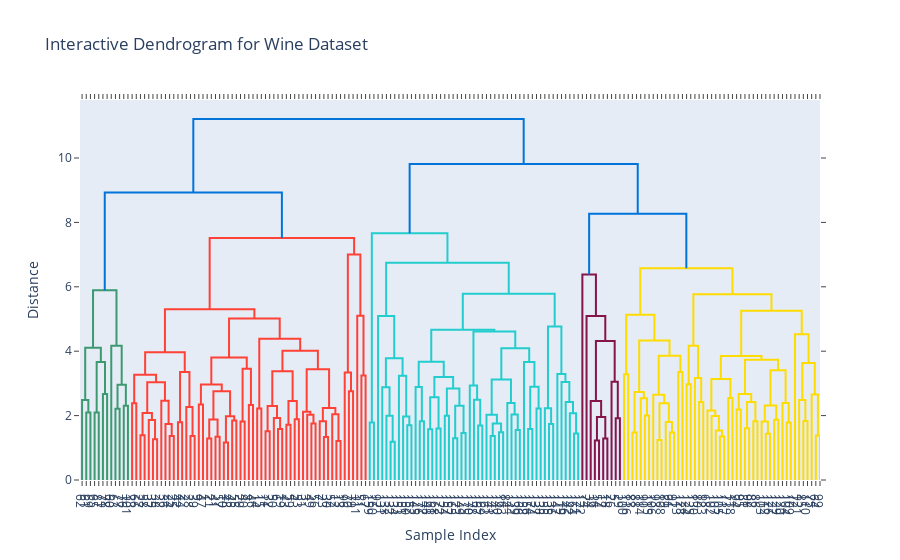

Notebook cell for this chart:
### Markdown cell above
# 2. Hierarchical Clustering

### Code cell
# Import necessary libraries for hierarchical clustering
from sklearn.cluster import AgglomerativeClustering
from scipy.cluster.hierarchy import dendrogram, linkage
import matplotlib.pyplot as plt
import numpy as np
import plotly.figure_factory as ff

# Apply Agglomerative Hierarchical Clustering
# Test with 3 clusters, as the original dataset has 3 classes of wine
hc = AgglomerativeClustering(n_clusters=3, linkage='ward')
hc_labels = hc.fit_predict(X_scaled)

# Visualize the clusters (using first two features for simplicity)
plt.figure(figsize=(10, 6))
plt.scatter(X_scaled[:, 0], X_scaled[:, 1], c=hc_labels, cmap='viridis')
plt.title('Hierarchical Clustering of Wine Dataset (n_clusters=3)')
plt.xlabel('Feature 1 (scaled)')
plt.ylabel('Feature 2 (scaled)')
plt.colorbar(label='Cluster Label')
plt.show()

# Create the interactive dendrogram
fig = ff.create_dendrogram(X_scaled, labels=np.arange(1, X.shape[0] + 1))

# Update the layout for a better title and axis labels
fig.update_layout(
    title='Interactive Dendrogram for Wine Dataset',
    xaxis_title='Sample Index',
    yaxis_title='Distance'
)

fig.show()

### Figure 1 — Plotly figure (JSON) as saved in the notebook; plotly's stock layout.template omitted (floating-point values rounded to 4 significant figures; data arrays with more than 128 entries replaced by an {"elided": "..."} marker saying what was removed)
{"data": [{"hoverinfo": "text", "marker": {"color": "rgb(61,153,112)"}, "mode": "lines", "type": "scatter", "x": [15.0, 15.0, 25.0, 25.0], "xaxis": "x", "y": [0.0, 2.1, 2.1, 0.0], "yaxis": "y"}, {"hoverinfo": "text", "marker": {"color": "rgb(61,153,112)"}, "mode": "lines", "type": "scatter", "x": [5.0, 5.0, 20.0, 20.0], "xaxis": "x", "y": [0.0, 2.486, 2.486, 2.1], "yaxis": "y"}, {"hoverinfo": "text", "marker": {"color": "rgb(61,153,112)"}, "mode": "lines", "type": "scatter", "x": [35.0, 35.0, 45.0, 45.0], "xaxis": "x", "y": [0.0, 2.094, 2.094, 0.0], "yaxis": "y"}, {"hoverinfo": "text", "marker": {"color": "rgb(61,153,112)"}, "mode": "lines", "type": "scatter", "x": [55.0, 55.0, 65.0, 65.0], "xaxis": "x", "y": [0.0, 2.667, 2.667, 0.0], "yaxis": "y"}, {"hoverinfo": "text", "marker": {"color": "rgb(61,153,112)"}, "mode": "lines", "type": "scatter", "x": [40.0, 40.0, 60.0, 60.0], "xaxis": "x", "y": [2.094, 3.666, 3.666, 2.667], "yaxis": "y"}, {"hoverinfo": "text", "marker": {"color": "rgb(61,153,112)"}, "mode": "lines", "type": "scatter", "x": [12.5, 12.5, 50.0, 50.0], "xaxis": "x", "y": [2.486, 4.107, 4.107, 3.666], "yaxis": "y"}, {"hoverinfo": "text", "marker": {"color": "rgb(61,153,112)"}, "mode": "lines", "type": "scatter", "x": [85.0, 85.0, 95.0, 95.0], "xaxis": "x", "y": [0.0, 2.21, 2.21, 0.0], "yaxis": "y"}, {"hoverinfo": "text", "marker": {"color": "rgb(61,153,112)"}, "mode": "lines", "type": "scatter", "x": [105.0, 105.0, 115.0, 115.0], "xaxis": "x", "y": [0.0, 2.309, 2.309, 0.0], "yaxis": "y"}, {"hoverinfo": "text", "marker": {"color": "rgb(61,153,112)"}, "mode": "lines", "type": "scatter", "x": [90.0, 90.0, 110.0, 110.0], "xaxis": "x", "y": [2.21, 2.956, 2.956, 2.309], "yaxis": "y"}, {"hoverinfo": "text", "marker": {"color": "rgb(61,153,112)"}, "mode": "lines", "type": "scatter", "x": [75.0, 75.0, 100.0, 100.0], "xaxis": "x", "y": [0.0, 4.166, 4.166, 2.956], "yaxis": "y"}, {"hoverinfo": "text", "marker": {"color": "rgb(61,153,112)"}, "mode": "lines", "type": "scatter", "x": [31.25, 31.25, 87.5, 87.5], "xaxis": "x", "y": [4.107, 5.89, 5.89, 4.166], "yaxis": "y"}, {"hoverinfo": "text", "marker": {"color": "rgb(255,65,54)"}, "mode": "lines", "type": "scatter", "x": [125.0, 125.0, 135.0, 135.0], "xaxis": "x", "y": [0.0, 2.385, 2.385, 0.0], "yaxis": "y"}, {"hoverinfo": "text", "marker": {"color": "rgb(255,65,54)"}, "mode": "lines", "type": "scatter", "x": [145.0, 145.0, 155.0, 155.0], "xaxis": "x", "y": [0.0, 1.387, 1.387, 0.0], "yaxis": "y"}, {"hoverinfo": "text", "marker": {"color": "rgb(255,65,54)"}, "mode": "lines", "type": "scatter", "x": [175.0, 175.0, 185.0, 185.0], "xaxis": "x", "y": [0.0, 1.268, 1.268, 0.0], "yaxis": "y"}, {"hoverinfo": "text", "marker": {"color": "rgb(255,65,54)"}, "mode": "lines", "type": "scatter", "x": [165.0, 165.0, 180.0, 180.0], "xaxis": "x", "y": [0.0, 1.865, 1.865, 1.268], "yaxis": "y"}, {"hoverinfo": "text", "marker": {"color": "rgb(255,65,54)"}, "mode": "lines", "type": "scatter", "x": [150.0, 150.0, 172.5, 172.5], "xaxis": "x", "y": [1.387, 2.085, 2.085, 1.865], "yaxis": "y"}, {"hoverinfo": "text", "marker": {"color": "rgb(255,65,54)"}, "mode": "lines", "type": "scatter", "x": [215.0, 215.0, 225.0, 225.0], "xaxis": "x", "y": [0.0, 1.363, 1.363, 0.0], "yaxis": "y"}, {"hoverinfo": "text", "marker": {"color": "rgb(255,65,54)"}, "mode": "lines", "type": "scatter", "x": [205.0, 205.0, 220.0, 220.0], "xaxis": "x", "y": [0.0, 1.738, 1.738, 1.363], "yaxis": "y"}, {"hoverinfo": "text", "marker": {"color": "rgb(255,65,54)"}, "mode": "lines", "type": "scatter", "x": [195.0, 195.0, 212.5, 212.5], "xaxis": "x", "y": [0.0, 2.459, 2.459, 1.738], "yaxis": "y"}, {"hoverinfo": "text", "marker": {"color": "rgb(255,65,54)"}, "mode": "lines", "type": "scatter", "x": [161.2, 161.2, 203.8, 203.8], "xaxis": "x", "y": [2.085, 3.038, 3.038, 2.459], "yaxis": "y"}, {"hoverinfo": "text", "marker": {"color": "rgb(255,65,54)"}, "mode": "lines", "type": "scatter", "x": [130.0, 130.0, 182.5, 182.5], "xaxis": "x", "y": [2.385, 3.266, 3.266, 3.038], "yaxis": "y"}, {"hoverinfo": "text", "marker": {"color": "rgb(255,65,54)"}, "mode": "lines", "type": "scatter", "x": [235.0, 235.0, 245.0, 245.0], "xaxis": "x", "y": [0.0, 1.795, 1.795, 0.0], "yaxis": "y"}, {"hoverinfo": "text", "marker": {"color": "rgb(255,65,54)"}, "mode": "lines", "type": "scatter", "x": [265.0, 265.0, 275.0, 275.0], "xaxis": "x", "y": [0.0, 1.365, 1.365, 0.0], "yaxis": "y"}, {"hoverinfo": "text", "marker": {"color": "rgb(255,65,54)"}, "mode": "lines", "type": "scatter", "x": [255.0, 255.0, 270.0, 270.0], "xaxis": "x", "y": [0.0, 2.268, 2.268, 1.365], "yaxis": "y"}, {"hoverinfo": "text", "marker": {"color": "rgb(255,65,54)"}, "mode": "lines", "type": "scatter", "x": [240.0, 240.0, 262.5, 262.5], "xaxis": "x", "y": [1.795, 3.354, 3.354, 2.268], "yaxis": "y"}, {"hoverinfo": "text", "marker": {"color": "rgb(255,65,54)"}, "mode": "lines", "type": "scatter", "x": [156.2, 156.2, 251.2, 251.2], "xaxis": "x", "y": [3.266, 3.966, 3.966, 3.354], "yaxis": "y"}, {"hoverinfo": "text", "marker": {"color": "rgb(255,65,54)"}, "mode": "lines", "type": "scatter", "x": [285.0, 285.0, 295.0, 295.0], "xaxis": "x", "y": [0.0, 2.341, 2.341, 0.0], "yaxis": "y"}, {"hoverinfo": "text", "marker": {"color": "rgb(255,65,54)"}, "mode": "lines", "type": "scatter", "x": [305.0, 305.0, 315.0, 315.0], "xaxis": "x", "y": [0.0, 1.288, 1.288, 0.0], "yaxis": "y"}, {"hoverinfo": "text", "marker": {"color": "rgb(255,65,54)"}, "mode": "lines", "type": "scatter", "x": [325.0, 325.0, 335.0, 335.0], "xaxis": "x", "y": [0.0, 1.344, 1.344, 0.0], "yaxis": "y"}, {"hoverinfo": "text", "marker": {"color": "rgb(255,65,54)"}, "mode": "lines", "type": "scatter", "x": [310.0, 310.0, 330.0, 330.0], "xaxis": "x", "y": [1.288, 1.88, 1.88, 1.344], "yaxis": "y"}, {"hoverinfo": "text", "marker": {"color": "rgb(255,65,54)"}, "mode": "lines", "type": "scatter", "x": [345.0, 345.0, 355.0, 355.0], "xaxis": "x", "y": [0.0, 1.164, 1.164, 0.0], "yaxis": "y"}, {"hoverinfo": "text", "marker": {"color": "rgb(255,65,54)"}, "mode": "lines", "type": "scatter", "x": [365.0, 365.0, 375.0, 375.0], "xaxis": "x", "y": [0.0, 1.852, 1.852, 0.0], "yaxis": "y"}, {"hoverinfo": "text", "marker": {"color": "rgb(255,65,54)"}, "mode": "lines", "type": "scatter", "x": [350.0, 350.0, 370.0, 370.0], "xaxis": "x", "y": [1.164, 1.982, 1.982, 1.852], "yaxis": "y"}, {"hoverinfo": "text", "marker": {"color": "rgb(255,65,54)"}, "mode": "lines", "type": "scatter", "x": [320.0, 320.0, 360.0, 360.0], "xaxis": "x", "y": [1.88, 2.754, 2.754, 1.982], "yaxis": "y"}, {"hoverinfo": "text", "marker": {"color": "rgb(255,65,54)"}, "mode": "lines", "type": "scatter", "x": [290.0, 290.0, 340.0, 340.0], "xaxis": "x", "y": [2.341, 2.964, 2.964, 2.754], "yaxis": "y"}, {"hoverinfo": "text", "marker": {"color": "rgb(255,65,54)"}, "mode": "lines", "type": "scatter", "x": [385.0, 385.0, 395.0, 395.0], "xaxis": "x", "y": [0.0, 1.82, 1.82, 0.0], "yaxis": "y"}, {"hoverinfo": "text", "marker": {"color": "rgb(255,65,54)"}, "mode": "lines", "type": "scatter", "x": [405.0, 405.0, 415.0, 415.0], "xaxis": "x", "y": [0.0, 2.329, 2.329, 0.0], "yaxis": "y"}, {"hoverinfo": "text", "marker": {"color": "rgb(255,65,54)"}, "mode": "lines", "type": "scatter", "x": [390.0, 390.0, 410.0, 410.0], "xaxis": "x", "y": [1.82, 3.456, 3.456, 2.329], "yaxis": "y"}, {"hoverinfo": "text", "marker": {"color": "rgb(255,65,54)"}, "mode": "lines", "type": "scatter", "x": [315.0, 315.0, 400.0, 400.0], "xaxis": "x", "y": [2.964, 3.803, 3.803, 3.456], "yaxis": "y"}, {"hoverinfo": "text", "marker": {"color": "rgb(255,65,54)"}, "mode": "lines", "type": "scatter", "x": [425.0, 425.0, 435.0, 435.0], "xaxis": "x", "y": [0.0, 2.218, 2.218, 0.0], "yaxis": "y"}, {"hoverinfo": "text", "marker": {"color": "rgb(255,65,54)"}, "mode": "lines", "type": "scatter", "x": [445.0, 445.0, 455.0, 455.0], "xaxis": "x", "y": [0.0, 1.513, 1.513, 0.0], "yaxis": "y"}, {"hoverinfo": "text", "marker": {"color": "rgb(255,65,54)"}, "mode": "lines", "type": "scatter", "x": [475.0, 475.0, 485.0, 485.0], "xaxis": "x", "y": [0.0, 1.581, 1.581, 0.0], "yaxis": "y"}, {"hoverinfo": "text", "marker": {"color": "rgb(255,65,54)"}, "mode": "lines", "type": "scatter", "x": [465.0, 465.0, 480.0, 480.0], "xaxis": "x", "y": [0.0, 1.927, 1.927, 1.581], "yaxis": "y"}, {"hoverinfo": "text", "marker": {"color": "rgb(255,65,54)"}, "mode": "lines", "type": "scatter", "x": [450.0, 450.0, 472.5, 472.5], "xaxis": "x", "y": [1.513, 2.301, 2.301, 1.927], "yaxis": "y"}, {"hoverinfo": "text", "marker": {"color": "rgb(255,65,54)"}, "mode": "lines", "type": "scatter", "x": [495.0, 495.0, 505.0, 505.0], "xaxis": "x", "y": [0.0, 1.715, 1.715, 0.0], "yaxis": "y"}, {"hoverinfo": "text", "marker": {"color": "rgb(255,65,54)"}, "mode": "lines", "type": "scatter", "x": [515.0, 515.0, 525.0, 525.0], "xaxis": "x", "y": [0.0, 1.883, 1.883, 0.0], "yaxis": "y"}, {"hoverinfo": "text", "marker": {"color": "rgb(255,65,54)"}, "mode": "lines", "type": "scatter", "x": [500.0, 500.0, 520.0, 520.0], "xaxis": "x", "y": [1.715, 2.454, 2.454, 1.883], "yaxis": "y"}, {"hoverinfo": "text", "marker": {"color": "rgb(255,65,54)"}, "mode": "lines", "type": "scatter", "x": [461.2, 461.2, 510.0, 510.0], "xaxis": "x", "y": [2.301, 3.381, 3.381, 2.454], "yaxis": "y"}, {"hoverinfo": "text", "marker": {"color": "rgb(255,65,54)"}, "mode": "lines", "type": "scatter", "x": [555.0, 555.0, 565.0, 565.0], "xaxis": "x", "y": [0.0, 1.757, 1.757, 0.0], "yaxis": "y"}, {"hoverinfo": "text", "marker": {"color": "rgb(255,65,54)"}, "mode": "lines", "type": "scatter", "x": [545.0, 545.0, 560.0, 560.0], "xaxis": "x", "y": [0.0, 2.026, 2.026, 1.757], "yaxis": "y"}, {"hoverinfo": "text", "marker": {"color": "rgb(255,65,54)"}, "mode": "lines", "type": "scatter", "x": [535.0, 535.0, 552.5, 552.5], "xaxis": "x", "y": [0.0, 2.117, 2.117, 2.026], "yaxis": "y"}, {"hoverinfo": "text", "marker": {"color": "rgb(255,65,54)"}, "mode": "lines", "type": "scatter", "x": [585.0, 585.0, 595.0, 595.0], "xaxis": "x", "y": [0.0, 1.336, 1.336, 0.0], "yaxis": "y"}, {"hoverinfo": "text", "marker": {"color": "rgb(255,65,54)"}, "mode": "lines", "type": "scatter", "x": [575.0, 575.0, 590.0, 590.0], "xaxis": "x", "y": [0.0, 1.827, 1.827, 1.336], "yaxis": "y"}, {"hoverinfo": "text", "marker": {"color": "rgb(255,65,54)"}, "mode": "lines", "type": "scatter", "x": [615.0, 615.0, 625.0, 625.0], "xaxis": "x", "y": [0.0, 1.209, 1.209, 0.0], "yaxis": "y"}, {"hoverinfo": "text", "marker": {"color": "rgb(255,65,54)"}, "mode": "lines", "type": "scatter", "x": [605.0, 605.0, 620.0, 620.0], "xaxis": "x", "y": [0.0, 2.039, 2.039, 1.209], "yaxis": "y"}, {"hoverinfo": "text", "marker": {"color": "rgb(255,65,54)"}, "mode": "lines", "type": "scatter", "x": [582.5, 582.5, 612.5, 612.5], "xaxis": "x", "y": [1.827, 2.233, 2.233, 2.039], "yaxis": "y"}, {"hoverinfo": "text", "marker": {"color": "rgb(255,65,54)"}, "mode": "lines", "type": "scatter", "x": [543.8, 543.8, 597.5, 597.5], "xaxis": "x", "y": [2.117, 3.437, 3.437, 2.233], "yaxis": "y"}, {"hoverinfo": "text", "marker": {"color": "rgb(255,65,54)"}, "mode": "lines", "type": "scatter", "x": [485.6, 485.6, 570.6, 570.6], "xaxis": "x", "y": [3.381, 4.014, 4.014, 3.437], "yaxis": "y"}, {"hoverinfo": "text", "marker": {"color": "rgb(255,65,54)"}, "mode": "lines", "type": "scatter", "x": [430.0, 430.0, 528.1, 528.1], "xaxis": "x", "y": [2.218, 4.384, 4.384, 4.014], "yaxis": "y"}, {"hoverinfo": "text", "marker": {"color": "rgb(255,65,54)"}, "mode": "lines", "type": "scatter", "x": [357.5, 357.5, 479.1, 479.1], "xaxis": "x", "y": [3.803, 5.019, 5.019, 4.384], "yaxis": "y"}, {"hoverinfo": "text", "marker": {"color": "rgb(255,65,54)"}, "mode": "lines", "type": "scatter", "x": [203.8, 203.8, 418.3, 418.3], "xaxis": "x", "y": [3.966, 5.303, 5.303, 5.019], "yaxis": "y"}, {"hoverinfo": "text", "marker": {"color": "rgb(255,65,54)"}, "mode": "lines", "type": "scatter", "x": [645.0, 645.0, 655.0, 655.0], "xaxis": "x", "y": [0.0, 2.759, 2.759, 0.0], "yaxis": "y"}, {"hoverinfo": "text", "marker": {"color": "rgb(255,65,54)"}, "mode": "lines", "type": "scatter", "x": [635.0, 635.0, 650.0, 650.0], "xaxis": "x", "y": [0.0, 3.337, 3.337, 2.759], "yaxis": "y"}, {"hoverinfo": "text", "marker": {"color": "rgb(255,65,54)"}, "mode": "lines", "type": "scatter", "x": [675.0, 675.0, 685.0, 685.0], "xaxis": "x", "y": [0.0, 3.248, 3.248, 0.0], "yaxis": "y"}, {"hoverinfo": "text", "marker": {"color": "rgb(255,65,54)"}, "mode": "lines", "type": "scatter", "x": [665.0, 665.0, 680.0, 680.0], "xaxis": "x", "y": [0.0, 5.102, 5.102, 3.248], "yaxis": "y"}, {"hoverinfo": "text", "marker": {"color": "rgb(255,65,54)"}, "mode": "lines", "type": "scatter", "x": [642.5, 642.5, 672.5, 672.5], "xaxis": "x", "y": [3.337, 7.004, 7.004, 5.102], "yaxis": "y"}, {"hoverinfo": "text", "marker": {"color": "rgb(255,65,54)"}, "mode": "lines", "type": "scatter", "x": [311.0, 311.0, 657.5, 657.5], "xaxis": "x", "y": [5.303, 7.517, 7.517, 7.004], "yaxis": "y"}, {"hoverinfo": "text", "marker": {"color": "rgb(0,116,217)"}, "mode": "lines", "type": "scatter", "x": [59.38, 59.38, 484.3, 484.3], "xaxis": "x", "y": [5.89, 8.931, 8.931, 7.517], "yaxis": "y"}, {"hoverinfo": "text", "marker": {"color": "rgb(35,205,205)"}, "mode": "lines", "type": "scatter", "x": [695.0, 695.0, 705.0, 705.0], "xaxis": "x", "y": [0.0, 1.784, 1.784, 0.0], "yaxis": "y"}, {"hoverinfo": "text", "marker": {"color": "rgb(35,205,205)"}, "mode": "lines", "type": "scatter", "x": [745.0, 745.0, 755.0, 755.0], "xaxis": "x", "y": [0.0, 1.192, 1.192, 0.0], "yaxis": "y"}, {"hoverinfo": "text", "marker": {"color": "rgb(35,205,205)"}, "mode": "lines", "type": "scatter", "x": [735.0, 735.0, 750.0, 750.0], "xaxis": "x", "y": [0.0, 1.998, 1.998, 1.192], "yaxis": "y"}, {"hoverinfo": "text", "marker": {"color": "rgb(35,205,205)"}, "mode": "lines", "type": "scatter", "x": [725.0, 725.0, 742.5, 742.5], "xaxis": "x", "y": [0.0, 2.877, 2.877, 1.998], "yaxis": "y"}, {"hoverinfo": "text", "marker": {"color": "rgb(35,205,205)"}, "mode": "lines", "type": "scatter", "x": [785.0, 785.0, 795.0, 795.0], "xaxis": "x", "y": [0.0, 1.699, 1.699, 0.0], "yaxis": "y"}, {"hoverinfo": "text", "marker": {"color": "rgb(35,205,205)"}, "mode": "lines", "type": "scatter", "x": [775.0, 775.0, 790.0, 790.0], "xaxis": "x", "y": [0.0, 1.969, 1.969, 1.699], "yaxis": "y"}, {"hoverinfo": "text", "marker": {"color": "rgb(35,205,205)"}, "mode": "lines", "type": "scatter", "x": [765.0, 765.0, 782.5, 782.5], "xaxis": "x", "y": [0.0, 3.24, 3.24, 1.969], "yaxis": "y"}, {"hoverinfo": "text", "marker": {"color": "rgb(35,205,205)"}, "mode": "lines", "type": "scatter", "x": [733.8, 733.8, 773.8, 773.8], "xaxis": "x", "y": [2.877, 3.779, 3.779, 3.24], "yaxis": "y"}, {"hoverinfo": "text", "marker": {"color": "rgb(35,205,205)"}, "mode": "lines", "type": "scatter", "x": [715.0, 715.0, 753.8, 753.8], "xaxis": "x", "y": [0.0, 5.097, 5.097, 3.779], "yaxis": "y"}, {"hoverinfo": "text", "marker": {"color": "rgb(35,205,205)"}, "mode": "lines", "type": "scatter", "x": [815.0, 815.0, 825.0, 825.0], "xaxis": "x", "y": [0.0, 1.826, 1.826, 0.0], "yaxis": "y"}, {"hoverinfo": "text", "marker": {"color": "rgb(35,205,205)"}, "mode": "lines", "type": "scatter", "x": [805.0, 805.0, 820.0, 820.0], "xaxis": "x", "y": [0.0, 2.89, 2.89, 1.826], "yaxis": "y"}, {"hoverinfo": "text", "marker": {"color": "rgb(35,205,205)"}, "mode": "lines", "type": "scatter", "x": [835.0, 835.0, 845.0, 845.0], "xaxis": "x", "y": [0.0, 1.579, 1.579, 0.0], "yaxis": "y"}, {"hoverinfo": "text", "marker": {"color": "rgb(35,205,205)"}, "mode": "lines", "type": "scatter", "x": [855.0, 855.0, 865.0, 865.0], "xaxis": "x", "y": [0.0, 1.597, 1.597, 0.0], "yaxis": "y"}, {"hoverinfo": "text", "marker": {"color": "rgb(35,205,205)"}, "mode": "lines", "type": "scatter", "x": [840.0, 840.0, 860.0, 860.0], "xaxis": "x", "y": [1.579, 2.572, 2.572, 1.597], "yaxis": "y"}, {"hoverinfo": "text", "marker": {"color": "rgb(35,205,205)"}, "mode": "lines", "type": "scatter", "x": [875.0, 875.0, 885.0, 885.0], "xaxis": "x", "y": [0.0, 1.993, 1.993, 0.0], "yaxis": "y"}, {"hoverinfo": "text", "marker": {"color": "rgb(35,205,205)"}, "mode": "lines", "type": "scatter", "x": [895.0, 895.0, 905.0, 905.0], "xaxis": "x", "y": [0.0, 1.3, 1.3, 0.0], "yaxis": "y"}, {"hoverinfo": "text", "marker": {"color": "rgb(35,205,205)"}, "mode": "lines", "type": "scatter", "x": [915.0, 915.0, 925.0, 925.0], "xaxis": "x", "y": [0.0, 1.458, 1.458, 0.0], "yaxis": "y"}, {"hoverinfo": "text", "marker": {"color": "rgb(35,205,205)"}, "mode": "lines", "type": "scatter", "x": [900.0, 900.0, 920.0, 920.0], "xaxis": "x", "y": [1.3, 2.309, 2.309, 1.458], "yaxis": "y"}, {"hoverinfo": "text", "marker": {"color": "rgb(35,205,205)"}, "mode": "lines", "type": "scatter", "x": [880.0, 880.0, 910.0, 910.0], "xaxis": "x", "y": [1.993, 2.84, 2.84, 2.309], "yaxis": "y"}, {"hoverinfo": "text", "marker": {"color": "rgb(35,205,205)"}, "mode": "lines", "type": "scatter", "x": [850.0, 850.0, 895.0, 895.0], "xaxis": "x", "y": [2.572, 3.199, 3.199, 2.84], "yaxis": "y"}, {"hoverinfo": "text", "marker": {"color": "rgb(35,205,205)"}, "mode": "lines", "type": "scatter", "x": [812.5, 812.5, 872.5, 872.5], "xaxis": "x", "y": [2.89, 3.673, 3.673, 3.199], "yaxis": "y"}, {"hoverinfo": "text", "marker": {"color": "rgb(35,205,205)"}, "mode": "lines", "type": "scatter", "x": [955.0, 955.0, 965.0, 965.0], "xaxis": "x", "y": [0.0, 1.69, 1.69, 0.0], "yaxis": "y"}, {"hoverinfo": "text", "marker": {"color": "rgb(35,205,205)"}, "mode": "lines", "type": "scatter", "x": [945.0, 945.0, 960.0, 960.0], "xaxis": "x", "y": [0.0, 2.493, 2.493, 1.69], "yaxis": "y"}, {"hoverinfo": "text", "marker": {"color": "rgb(35,205,205)"}, "mode": "lines", "type": "scatter", "x": [935.0, 935.0, 952.5, 952.5], "xaxis": "x", "y": [0.0, 2.932, 2.932, 2.493], "yaxis": "y"}, {"hoverinfo": "text", "marker": {"color": "rgb(35,205,205)"}, "mode": "lines", "type": "scatter", "x": [985.0, 985.0, 995.0, 995.0], "xaxis": "x", "y": [0.0, 1.367, 1.367, 0.0], "yaxis": "y"}, {"hoverinfo": "text", "marker": {"color": "rgb(35,205,205)"}, "mode": "lines", "type": "scatter", "x": [1005.0, 1005.0, 1015.0, 1015.0], "xaxis": "x", "y": [0.0, 1.487, 1.487, 0.0], "yaxis": "y"}, {"hoverinfo": "text", "marker": {"color": "rgb(35,205,205)"}, "mode": "lines", "type": "scatter", "x": [990.0, 990.0, 1010.0, 1010.0], "xaxis": "x", "y": [1.367, 1.754, 1.754, 1.487], "yaxis": "y"}, {"hoverinfo": "text", "marker": {"color": "rgb(35,205,205)"}, "mode": "lines", "type": "scatter", "x": [975.0, 975.0, 1000.0, 1000.0], "xaxis": "x", "y": [0.0, 2.026, 2.026, 1.754], "yaxis": "y"}, {"hoverinfo": "text", "marker": {"color": "rgb(35,205,205)"}, "mode": "lines", "type": "scatter", "x": [1045.0, 1045.0, 1055.0, 1055.0], "xaxis": "x", "y": [0.0, 1.555, 1.555, 0.0], "yaxis": "y"}, {"hoverinfo": "text", "marker": {"color": "rgb(35,205,205)"}, "mode": "lines", "type": "scatter", "x": [1035.0, 1035.0, 1050.0, 1050.0], "xaxis": "x", "y": [0.0, 2.035, 2.035, 1.555], "yaxis": "y"}, {"hoverinfo": "text", "marker": {"color": "rgb(35,205,205)"}, "mode": "lines", "type": "scatter", "x": [1025.0, 1025.0, 1042.0, 1042.0], "xaxis": "x", "y": [0.0, 2.394, 2.394, 2.035], "yaxis": "y"}, {"hoverinfo": "text", "marker": {"color": "rgb(35,205,205)"}, "mode": "lines", "type": "scatter", "x": [987.5, 987.5, 1034.0, 1034.0], "xaxis": "x", "y": [2.026, 3.124, 3.124, 2.394], "yaxis": "y"}, {"hoverinfo": "text", "marker": {"color": "rgb(35,205,205)"}, "mode": "lines", "type": "scatter", "x": [1075.0, 1075.0, 1085.0, 1085.0], "xaxis": "x", "y": [0.0, 1.585, 1.585, 0.0], "yaxis": "y"}, {"hoverinfo": "text", "marker": {"color": "rgb(35,205,205)"}, "mode": "lines", "type": "scatter", "x": [1095.0, 1095.0, 1105.0, 1105.0], "xaxis": "x", "y": [0.0, 2.221, 2.221, 0.0], "yaxis": "y"}, {"hoverinfo": "text", "marker": {"color": "rgb(35,205,205)"}, "mode": "lines", "type": "scatter", "x": [1080.0, 1080.0, 1100.0, 1100.0], "xaxis": "x", "y": [1.585, 2.894, 2.894, 2.221], "yaxis": "y"}, {"hoverinfo": "text", "marker": {"color": "rgb(35,205,205)"}, "mode": "lines", "type": "scatter", "x": [1065.0, 1065.0, 1090.0, 1090.0], "xaxis": "x", "y": [0.0, 3.663, 3.663, 2.894], "yaxis": "y"}, {"hoverinfo": "text", "marker": {"color": "rgb(35,205,205)"}, "mode": "lines", "type": "scatter", "x": [1011.0, 1011.0, 1078.0, 1078.0], "xaxis": "x", "y": [3.124, 4.089, 4.089, 3.663], "yaxis": "y"}, {"hoverinfo": "text", "marker": {"color": "rgb(35,205,205)"}, "mode": "lines", "type": "scatter", "x": [943.8, 943.8, 1044.0, 1044.0], "xaxis": "x", "y": [2.932, 4.61, 4.61, 4.089], "yaxis": "y"}, {"hoverinfo": "text", "marker": {"color": "rgb(35,205,205)"}, "mode": "lines", "type": "scatter", "x": [842.5, 842.5, 993.9, 993.9], "xaxis": "x", "y": [3.673, 4.663, 4.663, 4.61], "yaxis": "y"}, {"hoverinfo": "text", "marker": {"color": "rgb(35,205,205)"}, "mode": "lines", "type": "scatter", "x": [1125.0, 1125.0, 1135.0, 1135.0], "xaxis": "x", "y": [0.0, 1.736, 1.736, 0.0], "yaxis": "y"}, {"hoverinfo": "text", "marker": {"color": "rgb(35,205,205)"}, "mode": "lines", "type": "scatter", "x": [1115.0, 1115.0, 1130.0, 1130.0], "xaxis": "x", "y": [0.0, 2.231, 2.231, 1.736], "yaxis": "y"}, {"hoverinfo": "text", "marker": {"color": "rgb(35,205,205)"}, "mode": "lines", "type": "scatter", "x": [1185.0, 1185.0, 1195.0, 1195.0], "xaxis": "x", "y": [0.0, 1.445, 1.445, 0.0], "yaxis": "y"}, {"hoverinfo": "text", "marker": {"color": "rgb(35,205,205)"}, "mode": "lines", "type": "scatter", "x": [1175.0, 1175.0, 1190.0, 1190.0], "xaxis": "x", "y": [0.0, 2.075, 2.075, 1.445], "yaxis": "y"}, {"hoverinfo": "text", "marker": {"color": "rgb(35,205,205)"}, "mode": "lines", "type": "scatter", "x": [1165.0, 1165.0, 1182.0, 1182.0], "xaxis": "x", "y": [0.0, 2.425, 2.425, 2.075], "yaxis": "y"}, {"hoverinfo": "text", "marker": {"color": "rgb(35,205,205)"}, "mode": "lines", "type": "scatter", "x": [1155.0, 1155.0, 1174.0, 1174.0], "xaxis": "x", "y": [0.0, 3.044, 3.044, 2.425], "yaxis": "y"}, {"hoverinfo": "text", "marker": {"color": "rgb(35,205,205)"}, "mode": "lines", "type": "scatter", "x": [1145.0, 1145.0, 1164.0, 1164.0], "xaxis": "x", "y": [0.0, 3.289, 3.289, 3.044], "yaxis": "y"}, {"hoverinfo": "text", "marker": {"color": "rgb(35,205,205)"}, "mode": "lines", "type": "scatter", "x": [1122.0, 1122.0, 1155.0, 1155.0], "xaxis": "x", "y": [2.231, 4.77, 4.77, 3.289], "yaxis": "y"}, {"hoverinfo": "text", "marker": {"color": "rgb(35,205,205)"}, "mode": "lines", "type": "scatter", "x": [918.2, 918.2, 1139.0, 1139.0], "xaxis": "x", "y": [4.663, 5.781, 5.781, 4.77], "yaxis": "y"}, {"hoverinfo": "text", "marker": {"color": "rgb(35,205,205)"}, "mode": "lines", "type": "scatter", "x": [734.4, 734.4, 1028.0, 1028.0], "xaxis": "x", "y": [5.097, 6.747, 6.747, 5.781], "yaxis": "y"}, {"hoverinfo": "text", "marker": {"color": "rgb(35,205,205)"}, "mode": "lines", "type": "scatter", "x": [700.0, 700.0, 881.4, 881.4], "xaxis": "x", "y": [1.784, 7.662, 7.662, 6.747], "yaxis": "y"}, {"hoverinfo": "text", "marker": {"color": "rgb(133,20,75)"}, "mode": "lines", "type": "scatter", "x": [1235.0, 1235.0, 1245.0, 1245.0], "xaxis": "x", "y": [0.0, 1.226, 1.226, 0.0], "yaxis": "y"}, {"hoverinfo": "text", "marker": {"color": "rgb(133,20,75)"}, "mode": "lines", "type": "scatter", "x": [1255.0, 1255.0, 1265.0, 1265.0], "xaxis": "x", "y": [0.0, 1.292, 1.292, 0.0], "yaxis": "y"}, {"hoverinfo": "text", "marker": {"color": "rgb(133,20,75)"}, "mode": "lines", "type": "scatter", "x": [1240.0, 1240.0, 1260.0, 1260.0], "xaxis": "x", "y": [1.226, 1.957, 1.957, 1.292], "yaxis": "y"}, {"hoverinfo": "text", "marker": {"color": "rgb(133,20,75)"}, "mode": "lines", "type": "scatter", "x": [1225.0, 1225.0, 1250.0, 1250.0], "xaxis": "x", "y": [0.0, 2.451, 2.451, 1.957], "yaxis": "y"}, {"hoverinfo": "text", "marker": {"color": "rgb(133,20,75)"}, "mode": "lines", "type": "scatter", "x": [1285.0, 1285.0, 1295.0, 1295.0], "xaxis": "x", "y": [0.0, 1.918, 1.918, 0.0], "yaxis": "y"}, {"hoverinfo": "text", "marker": {"color": "rgb(133,20,75)"}, "mode": "lines", "type": "scatter", "x": [1275.0, 1275.0, 1290.0, 1290.0], "xaxis": "x", "y": [0.0, 3.053, 3.053, 1.918], "yaxis": "y"}, {"hoverinfo": "text", "marker": {"color": "rgb(133,20,75)"}, "mode": "lines", "type": "scatter", "x": [1238.0, 1238.0, 1282.0, 1282.0], "xaxis": "x", "y": [2.451, 4.317, 4.317, 3.053], "yaxis": "y"}, {"hoverinfo": "text", "marker": {"color": "rgb(133,20,75)"}, "mode": "lines", "type": "scatter", "x": [1215.0, 1215.0, 1260.0, 1260.0], "xaxis": "x", "y": [0.0, 5.092, 5.092, 4.317], "yaxis": "y"}, {"hoverinfo": "text", "marker": {"color": "rgb(133,20,75)"}, "mode": "lines", "type": "scatter", "x": [1205.0, 1205.0, 1238.0, 1238.0], "xaxis": "x", "y": [0.0, 6.382, 6.382, 5.092], "yaxis": "y"}, {"hoverinfo": "text", "marker": {"color": "rgb(255,220,0)"}, "mode": "lines", "type": "scatter", "x": [1305.0, 1305.0, 1315.0, 1315.0], "xaxis": "x", "y": [0.0, 3.286, 3.286, 0.0], "yaxis": "y"}, {"hoverinfo": "text", "marker": {"color": "rgb(255,220,0)"}, "mode": "lines", "type": "scatter", "x": [1325.0, 1325.0, 1335.0, 1335.0], "xaxis": "x", "y": [0.0, 1.471, 1.471, 0.0], "yaxis": "y"}, {"hoverinfo": "text", "marker": {"color": "rgb(255,220,0)"}, "mode": "lines", "type": "scatter", "x": [1355.0, 1355.0, 1365.0, 1365.0], "xaxis": "x", "y": [0.0, 2.004, 2.004, 0.0], "yaxis": "y"}, {"hoverinfo": "text", "marker": {"color": "rgb(255,220,0)"}, "mode": "lines", "type": "scatter", "x": [1345.0, 1345.0, 1360.0, 1360.0], "xaxis": "x", "y": [0.0, 2.537, 2.537, 2.004], "yaxis": "y"}, {"hoverinfo": "text", "marker": {"color": "rgb(255,220,0)"}, "mode": "lines", "type": "scatter", "x": [1330.0, 1330.0, 1352.0, 1352.0], "xaxis": "x", "y": [1.471, 2.733, 2.733, 2.537], "yaxis": "y"}, {"hoverinfo": "text", "marker": {"color": "rgb(255,220,0)"}, "mode": "lines", "type": "scatter", "x": [1385.0, 1385.0, 1395.0, 1395.0], "xaxis": "x", "y": [0.0, 1.245, 1.245, 0.0], "yaxis": "y"}, {"hoverinfo": "text", "marker": {"color": "rgb(255,220,0)"}, "mode": "lines", "type": "scatter", "x": [1415.0, 1415.0, 1425.0, 1425.0], "xaxis": "x", "y": [0.0, 1.478, 1.478, 0.0], "yaxis": "y"}, {"hoverinfo": "text", "marker": {"color": "rgb(255,220,0)"}, "mode": "lines", "type": "scatter", "x": [1405.0, 1405.0, 1420.0, 1420.0], "xaxis": "x", "y": [0.0, 1.801, 1.801, 1.478], "yaxis": "y"}, {"hoverinfo": "text", "marker": {"color": "rgb(255,220,0)"}, "mode": "lines", "type": "scatter", "x": [1390.0, 1390.0, 1412.0, 1412.0], "xaxis": "x", "y": [1.245, 2.386, 2.386, 1.801], "yaxis": "y"}, {"hoverinfo": "text", "marker": {"color": "rgb(255,220,0)"}, "mode": "lines", "type": "scatter", "x": [1375.0, 1375.0, 1401.0, 1401.0], "xaxis": "x", "y": [0.0, 2.651, 2.651, 2.386], "yaxis": "y"}, {"hoverinfo": "text", "marker": {"color": "rgb(255,220,0)"}, "mode": "lines", "type": "scatter", "x": [1435.0, 1435.0, 1445.0, 1445.0], "xaxis": "x", "y": [0.0, 3.352, 3.352, 0.0], "yaxis": "y"}, {"hoverinfo": "text", "marker": {"color": "rgb(255,220,0)"}, "mode": "lines", "type": "scatter", "x": [1388.0, 1388.0, 1440.0, 1440.0], "xaxis": "x", "y": [2.651, 3.857, 3.857, 3.352], "yaxis": "y"}, {"hoverinfo": "text", "marker": {"color": "rgb(255,220,0)"}, "mode": "lines", "type": "scatter", "x": [1341.0, 1341.0, 1414.0, 1414.0], "xaxis": "x", "y": [2.733, 4.33, 4.33, 3.857], "yaxis": "y"}, {"hoverinfo": "text", "marker": {"color": "rgb(255,220,0)"}, "mode": "lines", "type": "scatter", "x": [1310.0, 1310.0, 1378.0, 1378.0], "xaxis": "x", "y": [3.286, 5.131, 5.131, 4.33], "yaxis": "y"}, {"hoverinfo": "text", "marker": {"color": "rgb(255,220,0)"}, "mode": "lines", "type": "scatter", "x": [1455.0, 1455.0, 1465.0, 1465.0], "xaxis": "x", "y": [0.0, 2.97, 2.97, 0.0], "yaxis": "y"}, {"hoverinfo": "text", "marker": {"color": "rgb(255,220,0)"}, "mode": "lines", "type": "scatter", "x": [1485.0, 1485.0, 1495.0, 1495.0], "xaxis": "x", "y": [0.0, 2.42, 2.42, 0.0], "yaxis": "y"}, {"hoverinfo": "text", "marker": {"color": "rgb(255,220,0)"}, "mode": "lines", "type": "scatter", "x": [1475.0, 1475.0, 1490.0, 1490.0], "xaxis": "x", "y": [0.0, 3.171, 3.171, 2.42], "yaxis": "y"}, {"hoverinfo": "text", "marker": {"color": "rgb(255,220,0)"}, "mode": "lines", "type": "scatter", "x": [1460.0, 1460.0, 1482.0, 1482.0], "xaxis": "x", "y": [2.97, 4.173, 4.173, 3.171], "yaxis": "y"}, {"hoverinfo": "text", "marker": {"color": "rgb(255,220,0)"}, "mode": "lines", "type": "scatter", "x": [1535.0, 1535.0, 1545.0, 1545.0], "xaxis": "x", "y": [0.0, 1.352, 1.352, 0.0], "yaxis": "y"}, {"hoverinfo": "text", "marker": {"color": "rgb(255,220,0)"}, "mode": "lines", "type": "scatter", "x": [1525.0, 1525.0, 1540.0, 1540.0], "xaxis": "x", "y": [0.0, 1.539, 1.539, 1.352], "yaxis": "y"}, {"hoverinfo": "text", "marker": {"color": "rgb(255,220,0)"}, "mode": "lines", "type": "scatter", "x": [1515.0, 1515.0, 1532.0, 1532.0], "xaxis": "x", "y": [0.0, 1.985, 1.985, 1.539], "yaxis": "y"}, {"hoverinfo": "text", "marker": {"color": "rgb(255,220,0)"}, "mode": "lines", "type": "scatter", "x": [1505.0, 1505.0, 1524.0, 1524.0], "xaxis": "x", "y": [0.0, 2.156, 2.156, 1.985], "yaxis": "y"}, {"hoverinfo": "text", "marker": {"color": "rgb(255,220,0)"}, "mode": "lines", "type": "scatter", "x": [1555.0, 1555.0, 1565.0, 1565.0], "xaxis": "x", "y": [0.0, 2.547, 2.547, 0.0], "yaxis": "y"}, {"hoverinfo": "text", "marker": {"color": "rgb(255,220,0)"}, "mode": "lines", "type": "scatter", "x": [1514.0, 1514.0, 1560.0, 1560.0], "xaxis": "x", "y": [2.156, 3.139, 3.139, 2.547], "yaxis": "y"}, {"hoverinfo": "text", "marker": {"color": "rgb(255,220,0)"}, "mode": "lines", "type": "scatter", "x": [1575.0, 1575.0, 1585.0, 1585.0], "xaxis": "x", "y": [0.0, 2.189, 2.189, 0.0], "yaxis": "y"}, {"hoverinfo": "text", "marker": {"color": "rgb(255,220,0)"}, "mode": "lines", "type": "scatter", "x": [1595.0, 1595.0, 1605.0, 1605.0], "xaxis": "x", "y": [0.0, 1.608, 1.608, 0.0], "yaxis": "y"}, {"hoverinfo": "text", "marker": {"color": "rgb(255,220,0)"}, "mode": "lines", "type": "scatter", "x": [1615.0, 1615.0, 1625.0, 1625.0], "xaxis": "x", "y": [0.0, 1.825, 1.825, 0.0], "yaxis": "y"}, {"hoverinfo": "text", "marker": {"color": "rgb(255,220,0)"}, "mode": "lines", "type": "scatter", "x": [1600.0, 1600.0, 1620.0, 1620.0], "xaxis": "x", "y": [1.608, 2.419, 2.419, 1.825], "yaxis": "y"}, {"hoverinfo": "text", "marker": {"color": "rgb(255,220,0)"}, "mode": "lines", "type": "scatter", "x": [1580.0, 1580.0, 1610.0, 1610.0], "xaxis": "x", "y": [2.189, 2.668, 2.668, 2.419], "yaxis": "y"}, {"hoverinfo": "text", "marker": {"color": "rgb(255,220,0)"}, "mode": "lines", "type": "scatter", "x": [1645.0, 1645.0, 1655.0, 1655.0], "xaxis": "x", "y": [0.0, 1.438, 1.438, 0.0], "yaxis": "y"}, {"hoverinfo": "text", "marker": {"color": "rgb(255,220,0)"}, "mode": "lines", "type": "scatter", "x": [1635.0, 1635.0, 1650.0, 1650.0], "xaxis": "x", "y": [0.0, 1.815, 1.815, 1.438], "yaxis": "y"}, {"hoverinfo": "text", "marker": {"color": "rgb(255,220,0)"}, "mode": "lines", "type": "scatter", "x": [1665.0, 1665.0, 1675.0, 1675.0], "xaxis": "x", "y": [0.0, 1.868, 1.868, 0.0], "yaxis": "y"}, {"hoverinfo": "text", "marker": {"color": "rgb(255,220,0)"}, "mode": "lines", "type": "scatter", "x": [1642.0, 1642.0, 1670.0, 1670.0], "xaxis": "x", "y": [1.815, 2.317, 2.317, 1.868], "yaxis": "y"}, {"hoverinfo": "text", "marker": {"color": "rgb(255,220,0)"}, "mode": "lines", "type": "scatter", "x": [1695.0, 1695.0, 1705.0, 1705.0], "xaxis": "x", "y": [0.0, 1.787, 1.787, 0.0], "yaxis": "y"}, {"hoverinfo": "text", "marker": {"color": "rgb(255,220,0)"}, "mode": "lines", "type": "scatter", "x": [1685.0, 1685.0, 1700.0, 1700.0], "xaxis": "x", "y": [0.0, 2.389, 2.389, 1.787], "yaxis": "y"}, {"hoverinfo": "text", "marker": {"color": "rgb(255,220,0)"}, "mode": "lines", "type": "scatter", "x": [1656.0, 1656.0, 1692.0, 1692.0], "xaxis": "x", "y": [2.317, 3.409, 3.409, 2.389], "yaxis": "y"}, {"hoverinfo": "text", "marker": {"color": "rgb(255,220,0)"}, "mode": "lines", "type": "scatter", "x": [1595.0, 1595.0, 1674.0, 1674.0], "xaxis": "x", "y": [2.668, 3.738, 3.738, 3.409], "yaxis": "y"}, {"hoverinfo": "text", "marker": {"color": "rgb(255,220,0)"}, "mode": "lines", "type": "scatter", "x": [1537.0, 1537.0, 1635.0, 1635.0], "xaxis": "x", "y": [3.139, 3.855, 3.855, 3.738], "yaxis": "y"}, {"hoverinfo": "text", "marker": {"color": "rgb(255,220,0)"}, "mode": "lines", "type": "scatter", "x": [1735.0, 1735.0, 1745.0, 1745.0], "xaxis": "x", "y": [0.0, 1.83, 1.83, 0.0], "yaxis": "y"}, {"hoverinfo": "text", "marker": {"color": "rgb(255,220,0)"}, "mode": "lines", "type": "scatter", "x": [1725.0, 1725.0, 1740.0, 1740.0], "xaxis": "x", "y": [0.0, 2.486, 2.486, 1.83], "yaxis": "y"}, {"hoverinfo": "text", "marker": {"color": "rgb(255,220,0)"}, "mode": "lines", "type": "scatter", "x": [1765.0, 1765.0, 1775.0, 1775.0], "xaxis": "x", "y": [0.0, 1.384, 1.384, 0.0], "yaxis": "y"}, {"hoverinfo": "text", "marker": {"color": "rgb(255,220,0)"}, "mode": "lines", "type": "scatter", "x": [1755.0, 1755.0, 1770.0, 1770.0], "xaxis": "x", "y": [0.0, 2.655, 2.655, 1.384], "yaxis": "y"}, {"hoverinfo": "text", "marker": {"color": "rgb(255,220,0)"}, "mode": "lines", "type": "scatter", "x": [1732.0, 1732.0, 1762.0, 1762.0], "xaxis": "x", "y": [2.486, 3.631, 3.631, 2.655], "yaxis": "y"}, {"hoverinfo": "text", "marker": {"color": "rgb(255,220,0)"}, "mode": "lines", "type": "scatter", "x": [1715.0, 1715.0, 1748.0, 1748.0], "xaxis": "x", "y": [0.0, 4.528, 4.528, 3.631], "yaxis": "y"}, {"hoverinfo": "text", "marker": {"color": "rgb(255,220,0)"}, "mode": "lines", "type": "scatter", "x": [1586.0, 1586.0, 1731.0, 1731.0], "xaxis": "x", "y": [3.855, 5.256, 5.256, 4.528], "yaxis": "y"}, {"hoverinfo": "text", "marker": {"color": "rgb(255,220,0)"}, "mode": "lines", "type": "scatter", "x": [1471.0, 1471.0, 1659.0, 1659.0], "xaxis": "x", "y": [4.173, 5.769, 5.769, 5.256], "yaxis": "y"}, {"hoverinfo": "text", "marker": {"color": "rgb(255,220,0)"}, "mode": "lines", "type": "scatter", "x": [1344.0, 1344.0, 1565.0, 1565.0], "xaxis": "x", "y": [5.131, 6.577, 6.577, 5.769], "yaxis": "y"}, {"hoverinfo": "text", "marker": {"color": "rgb(0,116,217)"}, "mode": "lines", "type": "scatter", "x": [1221.0, 1221.0, 1454.0, 1454.0], "xaxis": "x", "y": [6.382, 8.27, 8.27, 6.577], "yaxis": "y"}, {"hoverinfo": "text", "marker": {"color": "rgb(0,116,217)"}, "mode": "lines", "type": "scatter", "x": [790.7, 790.7, 1338.0, 1338.0], "xaxis": "x", "y": [7.662, 9.811, 9.811, 8.27], "yaxis": "y"}, {"hoverinfo": "text", "marker": {"color": "rgb(0,116,217)"}, "mode": "lines", "type": "scatter", "x": [271.8, 271.8, 1064.0, 1064.0], "xaxis": "x", "y": [8.931, 11.21, 11.21, 9.811], "yaxis": "y"}], "layout": {"autosize": false, "height": null, "hovermode": "closest", "showlegend": false, "title": {"text": "Interactive Dendrogram for Wine Dataset"}, "width": null, "xaxis": {"mirror": "allticks", "rangemode": "tozero", "showgrid": false, "showline": true, "showticklabels": true, "tickmode": "array", "ticks": "outside", "ticktext": {"elided": "178 int values"}, "tickvals": {"elided": "178 int values"}, "title": {"text": "Sample Index"}, "type": "linear", "zeroline": false}, "yaxis": {"mirror": "allticks", "rangemode": "tozero", "showgrid": false, "showline": true, "showticklabels": true, "ticks": "outside", "title": {"text": "Distance"}, "type": "linear", "zeroline": false}}}
